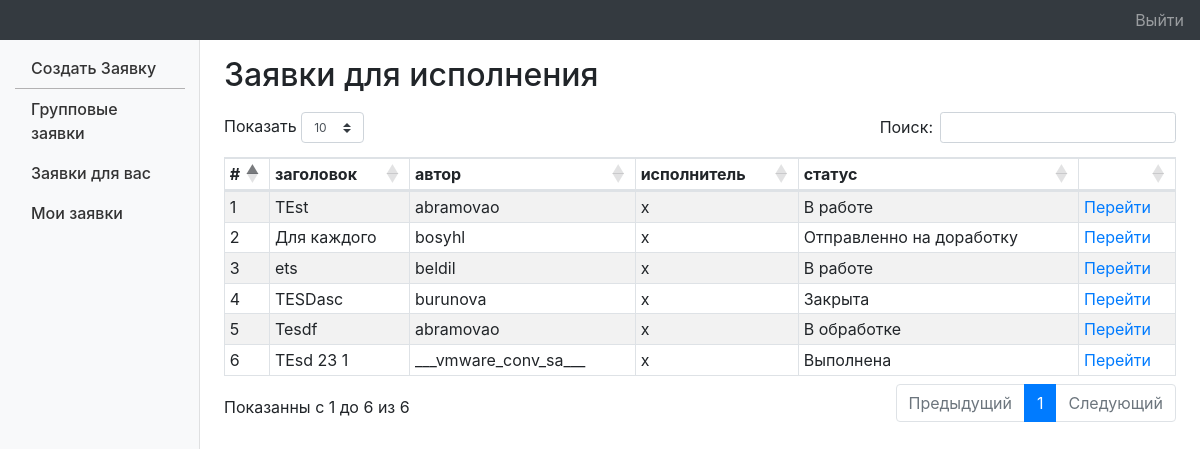
The page /maneger/ (signed in) on the database its author committed.
### Base/models.py (models this page shows, shortened)
class TicketBD(AbstractTicketBD):
    objects = TicketBDManeger()
    autors = models.ForeignKey(CustomUser, related_name='autorsCr', on_delete=models.DO_NOTHING,
                               verbose_name="Автор обращения",null=True)  # Автор обращения
    maneger = models.ForeignKey(CustomUser, related_name='manager_aCr', on_delete=models.DO_NOTHING, blank=True,
                                null=True, verbose_name="Ответственный")  # Ответственный
    groups = models.ForeignKey(CustomGroup, related_name='groups_aCr', on_delete=models.DO_NOTHING,
                               verbose_name="Отдел")  # Подразделения
    created_t = models.DateTimeField(auto_now_add=True)
    history = HistoricalRecords()
    @property
    def _history_user(self):
        return self.changed_by
    class Meta:
        ordering = ('created_t',)

class CustomUser(AbstractUser):
    groups = models.ManyToManyField(
        CustomGroup,
        verbose_name=_('groups'),
        blank=True,
        help_text=_(
            'The groups this user belongs to. A user will get all permissions '
            'granted to each of their groups.'
        ),
        related_name="user_set",
        related_query_name="user",
    )
    full_name=models.CharField(max_length=100,verbose_name="ФИО")

### Views/dasboard_views.py (the view)
# urls.py: path('maneger/', MenegerDashbourd.as_view(), name='maneger_list'),
class MenegerDashbourd(AbstractDashBourd):
    alert_str="Заявки для исполнения"
    def get_queryset(self):
        q = self.model.objects.get_article_user_maneger(self.request.user)
        return q

### Base/ticker_meneger.py (called while the page is built)
    def get_article_user_maneger(self, user):
        q = self.filter(maneger=user)
        return list(q)

### Base/ticket.py (called while the page is built)
    def searchTuple(self, tups, elem):
        return [a for i, a in (filter(lambda tup: elem in tup, tups))]

    def getStatus(self):
        return self.searchTuple(self.STATUS, self.status)[0]

### Views/dasboard_views.py (called while the page is built)
    def get_context_data(self, **kwargs):
        context = super().get_context_data(**kwargs)
        context["alert_str"]=self.alert_str
        context['title']=self.title
        return context

### core/templates/label/dashBoard.html (shortened to what this page needs)
{% extends   "label/base_menu.html" %}
{% load static %}
{% block extraCss %}
<link href="https://cdn.datatables.net/1.10.20/css/dataTables.bootstrap4.min.css" rel="stylesheet">
<link href="https://cdnjs.cloudflare.com/ajax/libs/twitter-bootstrap/4.1.3/css/bootstrap.css" rel="stylesheet">
<link href="{% static 'label/css/table.css' %}" rel="stylesheet">
{% endblock %}
{% block content %}
<main class="col-md-9 ml-sm-auto col-lg-10 pt-3 px-4" role="main">
    <h2> {{ alert_str }}</h2>
    <div class="table-responsive">
        <table class="table table-striped table-sm table-bordered" id="dasbord">
            <thead>
            <tr>
                <th>#</th>
                <th>заголовок</th>
                <th>автор</th>
                <th>исполнитель</th>
                <th>статус</th>
                <th></th>
            </tr>
            </thead>
            <tbody>
            {% for i in dash %}
            <tr>
                <td>
                    {{ i.pk }}
                </td>
                <td>{{ i.title }}</td>
                <td>{{ i.autors }}</td>
                <td>{{ i.maneger }}</td>
                <td>{{ i.getStatus }}</td>
                <td><a href="{% url 'ticket_detail' i.pk %}">Перейти</a></td>
            </tr>
            {% endfor %}
            </tbody>
        </table>
    </div>
    {% endblock %}

### core/static/css/label/dashboard.css (style rules this page uses)
body { font-size: .875rem; }
th:nth-child(3) { text-align: center; }

### rows shown on the page
TicketBD: pk "1", title "TEst", autors "abramovao", maneger "x", getStatus "В работе"
TicketBD: pk "2", title "Для каждого", autors "bosyhl", maneger "x", getStatus "Отправленно на доработку"
TicketBD: pk "3", title "ets", autors "beldil", maneger "x", getStatus "В работе"
TicketBD: pk "4", title "TESDasc", autors "burunova", maneger "x", getStatus "Закрыта"
TicketBD: pk "5", title "Tesdf", autors "abramovao", maneger "x", getStatus "В обработке"
TicketBD: pk "6", title "TEsd 23 1", autors "___vmware_conv_sa___", maneger "x", getStatus "Выполнена"

### other values the page prints
{{ alert_str }} "Заявки для исполнения"
